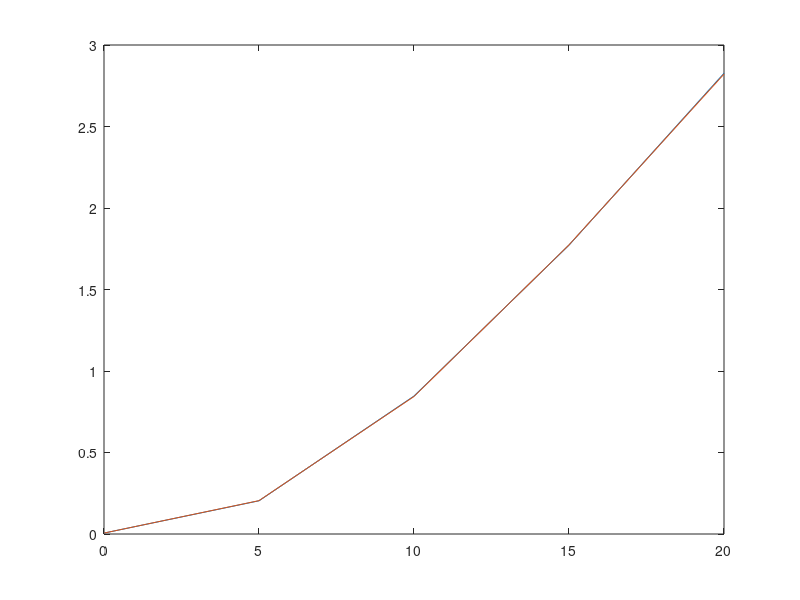

MATLAB code to generate this figure:
clear all 

ct=100000;
M = 32;%number of users
R=1.5;
eps = 2^R-1;

%all the power levels, P_k
maxK = 1000;
Pinv = eps;
for i = 2 : maxK
    Pinv = [Pinv eps*(1+sum(Pinv(1:i-1)))];
end
for n = 1 : maxK
    eta(n) = sum(Pinv(1:n)); %for analysis
end

snrvec = [0: 5 : 20];
for k = 1: length(snrvec)
    P = 10^(snrvec(k)/10);
    sum2=0; sum3 = 0; sum4=0;
    for i = 1: ct

        h0 = complex(sqrt(0.5)*randn(1,1),sqrt(0.5)*randn(1,1));
        h0 = abs(h0).^2;
        I = P*h0/eps-1;
       
        if I<Pinv(1) %P(I<=eta_1)
            K=0;
        else
            ind_K = 1; %whether to go ahead for the while loop
            temp_k = 1; % for this else, at least K=1
                while ind_K
                    temp_k = temp_k +1;% move on to the next 
                    if sum(Pinv(1:temp_k))>I %too many secondary users
                        ind_K=0;
                    end
                end
                K = temp_k-1; %back to one, since we moved on to the next
        end
        Kvectemp(i) = K;    
        
        if Kvectemp(i) == 0
            sum2 = sum2+1;
        end
    end
    Kvec(k) = mean(Kvectemp);
    %analysis
    K_est(k) = 0*(exp(-eps/P ) -exp(-(eps^2+eps)/P ) );
    for n=1: maxK-1
        K_est(k) = K_est(k) + ...
            n*(exp(-(eps+eps*eta(n))/P ) -exp(-(eps+eps*eta(n+1))/P ) );
    end
    
end
plot(snrvec,Kvec,snrvec,K_est)

% % illustration one
% P=100000000000000;
% for n =1 : maxK/10
%     KP(n) = exp(-(eps+eps*eta(n))/P ) -exp(-(eps+eps*eta(n+1))/P );
% end
% plot(KP)

% %test
% n=20;
% eta(n+1)-eta(n) - eps*(1+eps)^n
 